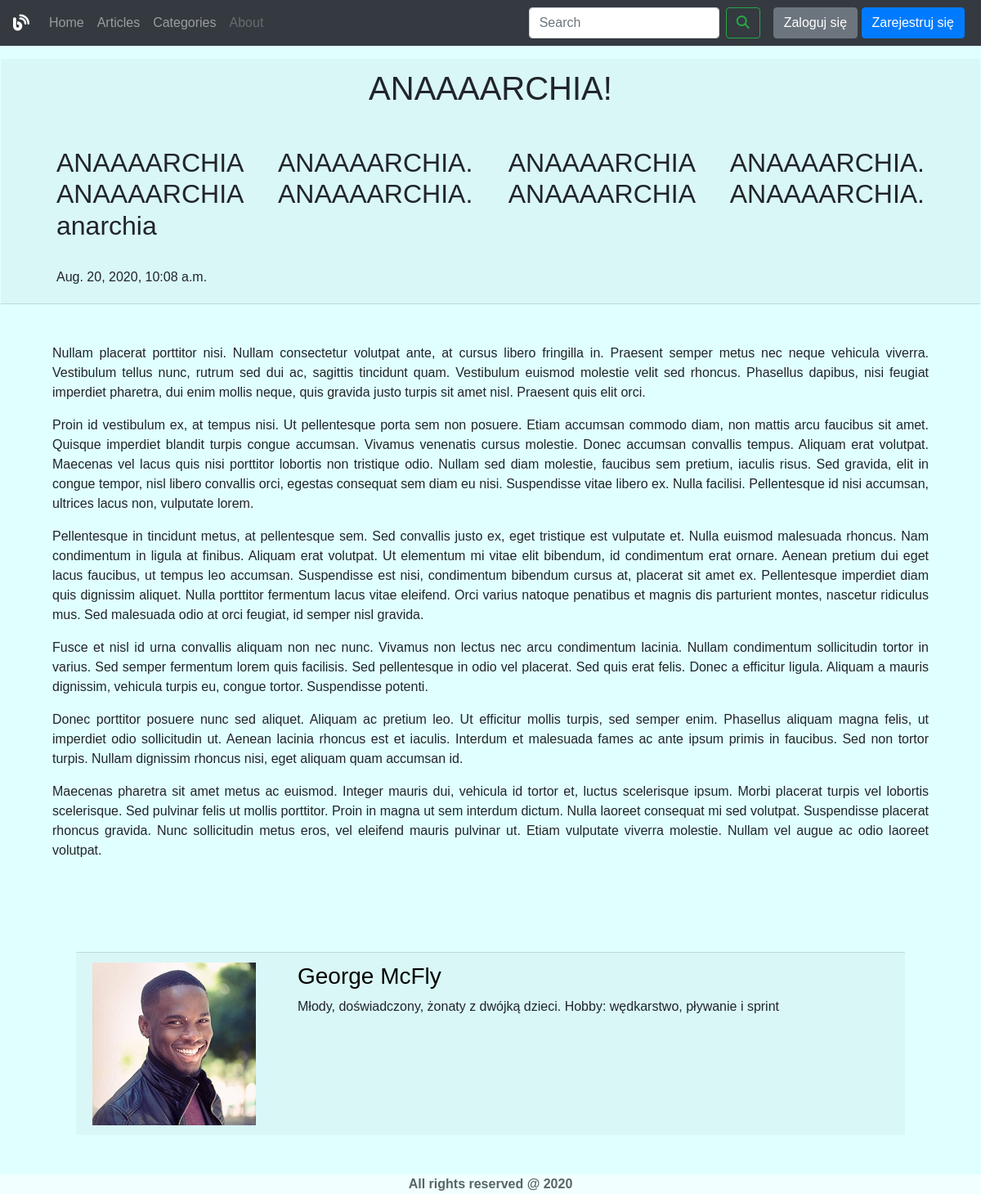
The page /articles/4 on the database its author committed.
### articles/models.py (models this page shows, shortened)
class Article(models.Model):
    title = models.CharField(verbose_name="tytuł", max_length=100)
    headline = models.TextField(verbose_name="nagłówek")
    text = models.TextField(verbose_name="tekst")
    published_at = models.DateTimeField(verbose_name="data publikacji")
    image = models.ImageField(verbose_name="obraz", blank=True)
    categoryID = models.ManyToManyField('Category')
    AuthorID = models.ForeignKey('Author', on_delete=models.CASCADE)
    class Meta:
        ordering = ["published_at", "title"]
        verbose_name = "Artykuł"
        verbose_name_plural = "Artykuły"

class Author(models.Model):
    firstName = models.CharField(verbose_name="Imię", max_length=100)
    lastName = models.CharField(verbose_name="Nazwisko", max_length=100)
    about = models.TextField(verbose_name="O", blank=True)
    image = models.ImageField(verbose_name="Zdjęcie", blank=True)
    class Meta:
        ordering = ["firstName", "lastName"]
        verbose_name = "Autor"
        verbose_name_plural = "Autorzy"

### articles/views.py (the view)
# urls.py: path('articles/<int:article_id>',views.display_article, name="article display"),
def display_article(request, article_id):
    article = Article.objects.get(id=article_id)
    author = article.AuthorID
    return render(request, template_name="articles/article_display.html",
                  context={"article": article, "author": author})

### articles/templates/articles/article_display.html
{% extends "base.html" %}
{% load static %}
{% block content_wrapper %}
<article class="container-fluid p-3">
    <header class="card-header position-relative" id="article-head">
        <h1 class="text-center ">{{ article.title }}</h1>
        <h2 class="text-justify my-5 m-lg-5 ">{{ article.headline }}</h2>
        <span class="mx-lg-5 position-absolute">{{ article.published_at }}</span>
    </header>
    <div class="mx-lg-5 my-5 text-justify" > {{ article.text | linebreaks }} </div>
</article>
<div class="container">
    <div class="card-footer mx-lg-5 my-5" id="author-info">
        <div class="row">
            <div class="col-4 col-md-3">
                <a class="no-link-decoration" href="{% url "author display" author.id %}">
                    <img class="img-fluid" src="{{ author.image.url }}" alt="U are smart">
                </a>
            </div>
            <div class="col-8 col-md-9">
                <h3 ><a class="no-link-decoration" href="{% url "author display" author.id %}">{{ author.firstName|add:" "|add:author.lastName }}</a></h3>
                <p> {{ author.about }}</p>
            </div>
        </div>
    </div>
</div>
{% endblock %}

### articles/static/sources/css/styles.css (style rules this page uses)
body { background: lightcyan; font-family: "Trebuchet MS", sans-serif; }
.no-link-decoration { text-decoration: none; color: black; }
header { background-color: beige; margin: 0 -15px 0 -15px; min-height: 300px; }
header > h2 { font-size: 1.5em; }
header > span { bottom: 20px; }
@media (min-width: 992px) { header > h2 { font-size: 2em; } }

### rows shown on the page
Article: title "ANAAAARCHIA!", headline "ANAAAARCHIA ANAAAARCHIA. ANAAAARCHIA ANAAAARCHIA. ANAAAARCHIA ANAAAARCHIA. ANAAAARCHIA ANAAAARCHIA. anarchia", published_at "Aug. 20, 2020, 10:08 a.m.", text "Nullam placerat porttitor nisi. Nullam consectetur volutpat ante, at cursus libero fringilla in. Praesent semper metus nec neque vehicula viverra. Vestibulum tellus nunc, rutrum sed dui ac, sagittis tincidunt quam. Vestibulum euismod molestie velit sed rhoncus. Phasellus dapibus, nisi feugiat imperdiet pharetra, dui enim mollis neque, quis gravida justo turpis sit amet nisl. Praesent quis elit orci. Proin id vestibulum ex, at tempus nisi. Ut pellentesque porta sem non posuere. Etiam accumsan commodo diam, non mattis arcu faucibus sit amet. Quisque imperdiet blandit turpis congue accumsan. Vivamus venenatis cursus molestie. Donec accumsan convallis tempus. Aliquam erat volutpat. Maecenas vel…"
Author: image (picture), firstName|add "George McFly", about "Młody, doświadczony, żonaty z dwójką dzieci. Hobby: wędkarstwo, pływanie i sprint"
